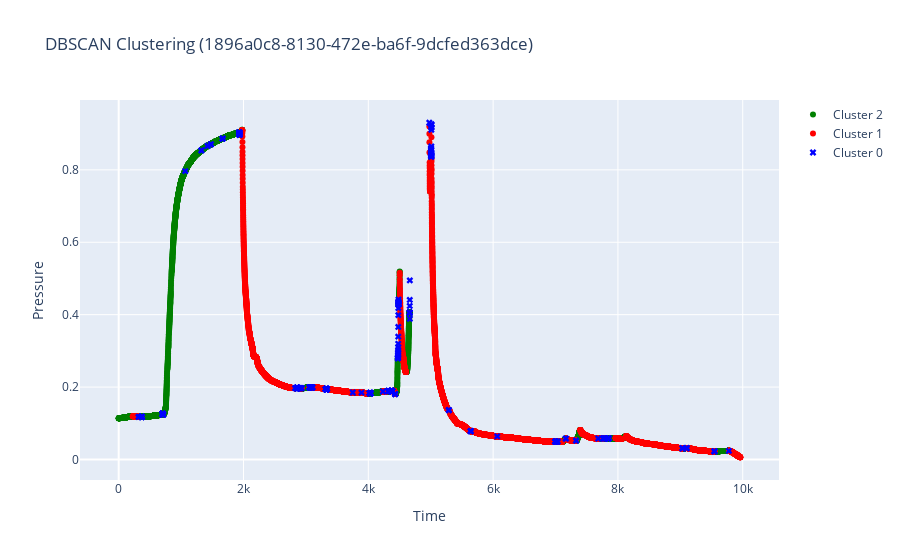

The cell this chart's notebook holds for it:
### Markdown cell above
## Сырая кластеризация

### Code cell
filename, recovery, drop, clust_df = process_file(filename, DATA_PATH)
plot_data(clust_df, filename)

### Figure 1 — Plotly figure (JSON) as saved in the notebook; plotly's stock layout.template omitted (floating-point values rounded to 4 significant figures; data arrays with more than 128 entries replaced by an {"elided": "..."} marker saying what was removed)
{"data": [{"marker": {"color": "green", "size": 6, "symbol": "circle"}, "mode": "markers", "name": "Cluster 2", "type": "scatter", "x": {"elided": "5832 float values"}, "y": {"elided": "5832 float values"}}, {"marker": {"color": "red", "size": 6, "symbol": "circle"}, "mode": "markers", "name": "Cluster 1", "type": "scatter", "x": {"elided": "11114 float values"}, "y": {"elided": "11114 float values"}}, {"marker": {"color": "blue", "size": 6, "symbol": "x"}, "mode": "markers", "name": "Cluster 0", "type": "scatter", "x": {"elided": "372 float values"}, "y": {"elided": "372 float values"}}], "layout": {"showlegend": true, "title": {"text": "DBSCAN Clustering (1896a0c8-8130-472e-ba6f-9dcfed363dce)"}, "xaxis": {"title": {"text": "Time"}}, "yaxis": {"title": {"text": "Pressure"}}}}
